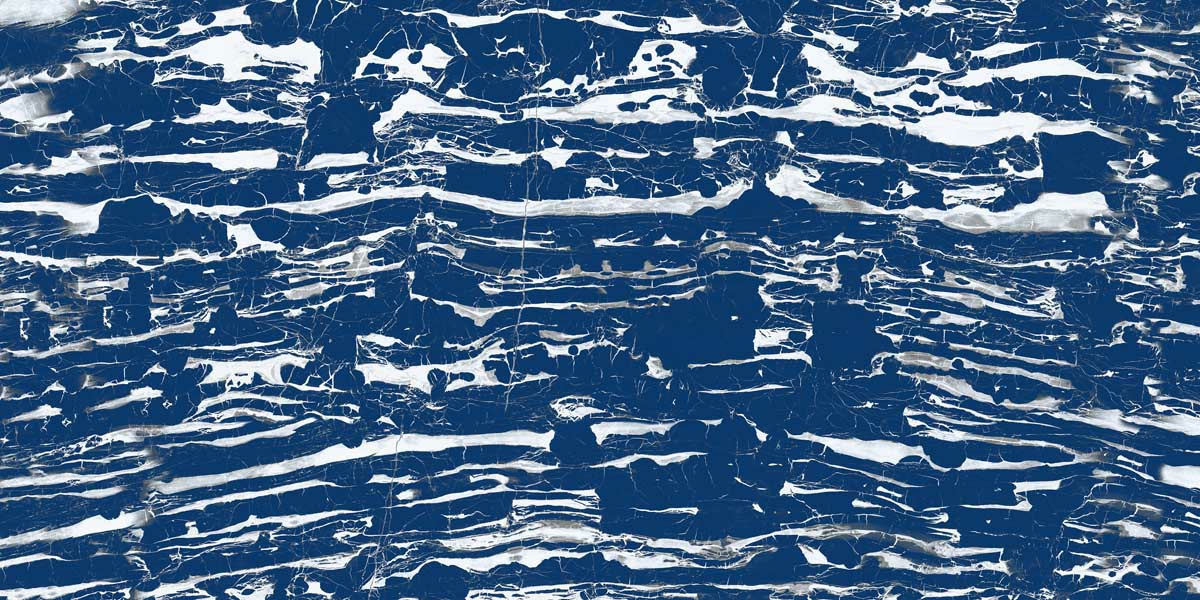
#> input picture products/gvt pgvt/600x1200/Nebula Fav 1_mate_9mm copy 2.jpg, 1200 x 600 px; its folder holds only this picture in this run
$ python json_generator.py
#> lines starting #> are read from the running program, lines starting #| are printed output that depends on the picture
import os
products='products'
dict={products:{}}
# [12 lines of commented-out code are left out]

from PIL import Image
# [8 lines of commented-out code are left out]

from shutil import rmtree
for cat in os.listdir():
    if (os.path.isdir(cat) and cat!='.DS_Store'):
        dict[products][cat]={}
        for size in os.listdir(cat):
            size_path=os.path.join(cat,size)
            if (os.path.isdir(size_path) and size!='.DS_Store'):
                generateThumb=False
                for dir in os.listdir(size_path):
                    dir_path=os.path.join(size_path,dir)
                    if (os.path.isdir(dir_path) and dir!='.DS_Store'):
                            h,w=dir.split('_')[1].split('x')
                            thumbSize=(int(h),int(w))
                            generateThumb=True
                            rmtree(dir_path)
                            os.mkdir(dir_path)
                            thumbDir=dir_path
                # if generateThumb:
                #     print(thumbSize)
                dict[products][cat][size]=[]
                for tile in os.listdir(size_path):
                    tile_path=os.path.join(size_path,tile)
                    if (os.path.isfile(tile_path) and tile!='.DS_Store'):
                        if generateThumb:
                            im=Image.open(tile_path)
#> im is the input picture: PIL image 1200x600 RGB; mean R, G, B 71.7, 103.1, 137.3
                            im.thumbnail(thumbSize)
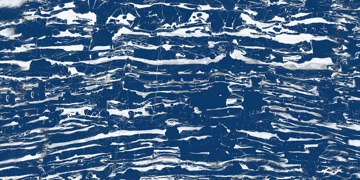
#> im: PIL image 360x180 RGB; mean R, G, B 71.7, 103.1, 137.2
                            # thumbPath=os.path.join(size_path,'thumbnails_'+'x'.join(map(lambda x:str(x),thumbSize)),tile)
                            thumbPath=os.path.join(thumbDir,tile)
                            im.save(thumbPath)
                            thumb_path=(os.path.join('products',thumbPath))
                        # print(thumb_path)
                        tile,_=os.path.splitext(tile)
                        name,surface,thickness=tile.split('_')
                        thickness=thickness.split()[0]
                        tile_path=os.path.join('products',tile_path)
                        if generateThumb:
                            dict[products][cat][size].append({'name':name,'surface':surface,'thickness':thickness,'path':tile_path,'thumb':thumb_path})
                        else:
                            dict[products][cat][size].append({'name':name,'surface':surface,'thickness':thickness,'path':tile_path})

import json
with open('dir_tree.json', 'w') as file:
    json.dump(dict, file)
